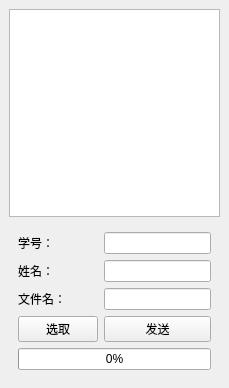
<?xml version="1.0" encoding="UTF-8"?>
<ui version="4.0">
 <class>MainWindow</class>
 <widget class="QMainWindow" name="MainWindow">
  <property name="geometry">
   <rect>
    <x>0</x>
    <y>0</y>
    <width>229</width>
    <height>388</height>
   </rect>
  </property>
  <property name="windowTitle">
   <string>IMIS-B201</string>
  </property>
  <widget class="QWidget" name="centralwidget">
   <layout class="QVBoxLayout" name="verticalLayout">
    <item>
     <widget class="QPlainTextEdit" name="plainTextEdit"/>
    </item>
    <item>
     <widget class="QWidget" name="widget" native="true">
      <property name="sizePolicy">
       <sizepolicy hsizetype="Preferred" vsizetype="Fixed">
        <horstretch>0</horstretch>
        <verstretch>0</verstretch>
       </sizepolicy>
      </property>
      <layout class="QGridLayout" name="gridLayout">
       <item row="3" column="0">
        <widget class="QLabel" name="label_3">
         <property name="text">
          <string>文件名：</string>
         </property>
        </widget>
       </item>
       <item row="5" column="1">
        <widget class="QPushButton" name="pushButton">
         <property name="text">
          <string>发送</string>
         </property>
        </widget>
       </item>
       <item row="0" column="0">
        <widget class="QLabel" name="label">
         <property name="text">
          <string>学号：</string>
         </property>
        </widget>
       </item>
       <item row="5" column="0">
        <widget class="QPushButton" name="pushButton_2">
         <property name="text">
          <string>选取</string>
         </property>
        </widget>
       </item>
       <item row="1" column="0">
        <widget class="QLabel" name="label_2">
         <property name="text">
          <string>姓名：</string>
         </property>
        </widget>
       </item>
       <item row="0" column="1">
        <widget class="QLineEdit" name="lineEdit"/>
       </item>
       <item row="3" column="1">
        <widget class="QLineEdit" name="lineEdit_3"/>
       </item>
       <item row="6" column="0" colspan="2">
        <widget class="QProgressBar" name="progressBar">
         <property name="value">
          <number>0</number>
         </property>
        </widget>
       </item>
       <item row="1" column="1">
        <widget class="QLineEdit" name="lineEdit_2"/>
       </item>
      </layout>
     </widget>
    </item>
   </layout>
  </widget>
  <widget class="QMenuBar" name="menubar">
   <property name="geometry">
    <rect>
     <x>0</x>
     <y>0</y>
     <width>229</width>
     <height>23</height>
    </rect>
   </property>
  </widget>
 </widget>
 <resources/>
 <connections/>
</ui>
